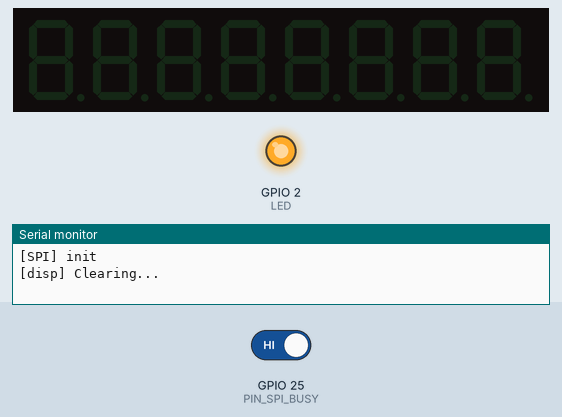
The sketch below on a simulated ESP32. Parts: 8-digit seven-segment display, output pins drawn as LEDs (lit = HIGH), the last lines printed to the serial monitor. Wiring (inferred from the names in the program): TM1638 display and keys: STB GPIO 15; clock GPIO 13; DIO GPIO 14. The test bench sets the inputs (shaded band); at power-on: GPIO 25 (PIN_SPI_BUSY) HIGH. WiFi joins after 1.5 s; servers stay silent unless stated; pins used as bus, display or sensor lines are not drawn. At 22.2 s the program puts the board to deep sleep or switches it off; the recording ends there.

Above: at 17.3 s.
17.4 s: GPIO 25 (PIN_SPI_BUSY) driven LOW
At 22.1 s:
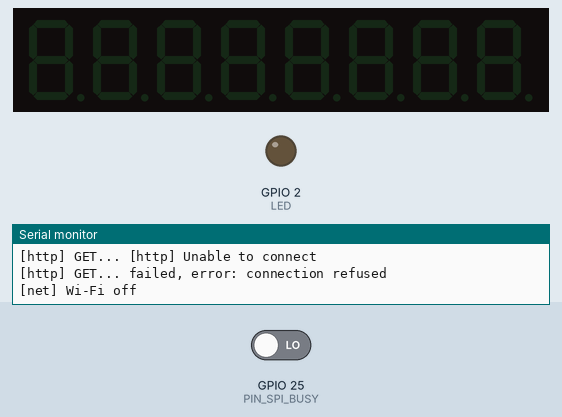
Timing chart, 0 to 22.2 s (numbered marks = the images above; inputs shaded):
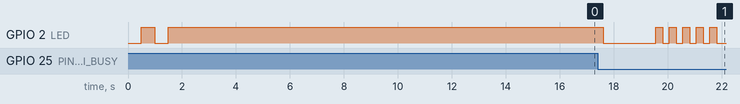

The sketch:

firmware.ino
```cpp
// (licence header left out)
#include "config.h"

#include <WiFi.h>
#include <WiFiClient.h>
#include <HTTPClient.h>
#include <ESPmDNS.h>

#include "epd.h"  // e-Paper driver

#define DEFAULT_TIME_TO_SLEEP 43200
#define uS_TO_SEC_FACTOR 1000000ULL
#define HTTP_TIMEOUT     30000
#define BUF_SIZE         512
#define LED              2

// put the system into deepsleep for certain seconds
void deepSleep(int seconds) {
  Serial.println("[sys] Going into deep sleep");
  esp_sleep_enable_timer_wakeup(seconds * uS_TO_SEC_FACTOR);
  esp_deep_sleep_start();
}

// blink the LED with specified interval and turn off the LED
void blinkLED(int count, int interval) {
  digitalWrite(LED, LOW);
  delay(interval);

  int state = 1;
  for (int i=0;i<count*2;i++) {
    digitalWrite(LED, state);
    state = state ^ 1;
    delay(interval);
  }

  digitalWrite(LED, LOW);
}


void setup() {
  Serial.begin(115200);
  pinMode(LED, OUTPUT);

  // blink the LED for showing the device is alive
  blinkLED(1, 500);

  // init ePaper
  EPD_initSPI();
  Serial.println("[SPI] init");

  // clear the display
  digitalWrite(LED, HIGH);
  Serial.println("[disp] Clearing...");
  EPD_5IN65F_init();
  EPD_5IN65F_Clear();
  digitalWrite(LED, LOW);

  // Connect to WiFi
  Serial.print(F("[net] Connecting WiFi: "));
  WiFi.begin(WiFi_SSID, WiFi_PASSWD, 6);
  {
    int c = 0;
    while (WiFi.status() != WL_CONNECTED) {
      Serial.print(".");

      // WiFi timeout
      if (c > 100) {
        Serial.println("timeout");
        WiFi.mode(WIFI_OFF);

        // Long Blink LED 5 times for WiFi failure and go to deepsleep
        blinkLED(5, 1000);

        deepSleep(DEFAULT_TIME_TO_SLEEP);
        return;
      }

      c++;
      delay(100);
    }
  }

  //IPAddress serverIp MDNS.queryHost("rpi4-miky.local")
  //Serial.println(serverIp.toString());

  // turn the LED off
  digitalWrite(LED, LOW);

  Serial.println(" connected");
  Serial.print("IP address: ");
  Serial.println(WiFi.localIP());

  WiFiClient *wifiClient;
  WiFiClient *wifiStream;
  HTTPClient *httpClient;
  uint contentLength;

  wifiClient = new WiFiClient;

  // init network access clinets
  httpClient = new HTTPClient();
  httpClient->setTimeout(HTTP_TIMEOUT);
  httpClient->setFollowRedirects(HTTPC_STRICT_FOLLOW_REDIRECTS);

  Serial.print("[http] begin...\n");

  char shouldRefresh = 0;
  int sleepSeconds   = DEFAULT_TIME_TO_SLEEP;

  // send a request to the server
  if (httpClient->begin(*wifiClient, imageURL)) {
    Serial.print("[http] GET... ");
    // start connection and send HTTP header
    int httpCode = httpClient->GET();

    // httpCode will be negative on error
    if (httpCode < 0) {
      Serial.printf("[http] Unable to connect\n");
      // Blink LED 5 times for connection error
      blinkLED(5, 250);

      Serial.printf("[http] GET... failed, error: %s\n", httpClient->errorToString(httpCode).c_str());
    } else {
      // HTTP header has been send and Server response header has been handled
      Serial.printf("code: %d\n", httpCode);

      // refresh display content
      if (httpCode == HTTP_CODE_OK) {
        // get length of document (is -1 when Server sends no Content-Length header)
        contentLength = httpClient->getSize();
        Serial.printf("[http] Content-Length: %d\n", contentLength);
      } else {
        // Blink LED 5 times for any non 200 http response
        blinkLED(5, 250);
      }

      if (httpCode == HTTP_CODE_OK && contentLength > 0) {
        shouldRefresh = 1;

        // get tcp stream
        wifiStream = httpClient->getStreamPtr();

        EPD_5IN65F_init();

        Serial.printf("[disp] Transferring data: ");

        uint8_t buff[BUF_SIZE];

        while(contentLength > 0 || contentLength == -1) {
          // get available data size
          size_t size = wifiStream->available();

          if(size) {
            // read data stream and send them to the display
            int c = wifiStream->read(buff, BUF_SIZE);
            Serial.printf(".");

            // write it to Serial
            uint8_t *p = buff;

            for (int i = 0; i < c; i++) {
              EPD_SendData(*p);
              p++;
            }

            if(contentLength > 0) {
              contentLength -= c;
            }
          }
          delay(1);
        }
        Serial.println("done.");
      }
    }

    // determine period to sleep by server's instruction or use default
    sleepSeconds = httpClient->header("X-Sleep-Seconds").toInt();
    if (sleepSeconds == 0) {
      sleepSeconds = DEFAULT_TIME_TO_SLEEP;
    }

    // turn the LED off
    digitalWrite(LED, LOW);

    httpClient->end();

    // Disable WiFi and the LED and refresh the display
    digitalWrite(LED, LOW);
    WiFi.mode(WIFI_OFF);
    Serial.println("[net] Wi-Fi off");

    // refresh the display
    if (shouldRefresh) {
      digitalWrite(LED, HIGH);
      Serial.println("[disp] refreshing");
      EPD_5IN65F_Show();
      digitalWrite(LED, LOW);
    }
  }

  delete httpClient;
  delete wifiClient;

  // Put ESP32 into Deep Sleep
  EPD_5IN65F_Sleep();
  deepSleep(sleepSeconds);
}

void loop() {
  // nothing to do
}
```

epd.h
```cpp
/**
  ******************************************************************************
  * @file    epd.h
  * @author  Waveshare Team
  * @version V1.0.0
  * @date    23-January-2018
  * @brief   This file provides e-Paper driver functions
  *           void EPD_SendCommand(byte command);
  *           void EPD_SendData(byte data);
  *           void EPD_WaitUntilIdle();
  *           void EPD_Reset();
  *           void EPD_dispInit();
  *
  *          varualbes:
  *           EPD_dispLoad;                - pointer on current loading function
  *           EPD_dispIndex;               - index of current e-Paper
  *           EPD_dispInfo EPD_dispMass[]; - array of e-Paper properties
  *
  ******************************************************************************
  */
/* SPI pin definition --------------------------------------------------------*/

#define PIN_SPI_SCK  13
#define PIN_SPI_DIN  14
#define PIN_SPI_CS   15
#define PIN_SPI_BUSY 25//19
#define PIN_SPI_RST  26//21
#define PIN_SPI_DC   27//22

/* Pin level definition ------------------------------------------------------*/
#define LOW             0
#define HIGH            1

#define GPIO_PIN_SET   1
#define GPIO_PIN_RESET 0

void EPD_initSPI()
{
    pinMode(PIN_SPI_BUSY,  INPUT);
    pinMode(PIN_SPI_RST , OUTPUT);
    pinMode(PIN_SPI_DC  , OUTPUT);

    pinMode(PIN_SPI_SCK, OUTPUT);
    pinMode(PIN_SPI_DIN, OUTPUT);
    pinMode(PIN_SPI_CS , OUTPUT);

    digitalWrite(PIN_SPI_CS , HIGH);
    digitalWrite(PIN_SPI_SCK, LOW);
}

/* The procedure of sending a byte to e-Paper by SPI -------------------------*/
void EpdSpiTransferCallback(byte data)
{
    //SPI.beginTransaction(spi_settings);
    digitalWrite(PIN_SPI_CS, GPIO_PIN_RESET);

    for (int i = 0; i < 8; i++)
    {
        if ((data & 0x80) == 0) digitalWrite(PIN_SPI_DIN, GPIO_PIN_RESET);
        else                    digitalWrite(PIN_SPI_DIN, GPIO_PIN_SET);

        data <<= 1;
        digitalWrite(PIN_SPI_SCK, GPIO_PIN_SET);
        digitalWrite(PIN_SPI_SCK, GPIO_PIN_RESET);
    }

    digitalWrite(PIN_SPI_CS, GPIO_PIN_SET);
}

/* Sending a byte as a command -----------------------------------------------*/
void EPD_SendCommand(byte command)
{
    digitalWrite(PIN_SPI_DC, LOW);
    EpdSpiTransferCallback(command);
}

/* Sending a byte as a data --------------------------------------------------*/
void EPD_SendData(byte data)
{
    digitalWrite(PIN_SPI_DC, HIGH);
    EpdSpiTransferCallback(data);
}

/* Waiting the e-Paper is ready for further instructions ---------------------*/
void EPD_WaitUntilIdle()
{
    //0: busy, 1: idle
    while(digitalRead(PIN_SPI_BUSY) == 0) delay(100);
}

/* Waiting the e-Paper is ready for further instructions ---------------------*/
void EPD_WaitUntilIdle_high()
{
    //1: busy, 0: idle
    while(digitalRead(PIN_SPI_BUSY) == 1) delay(100);
}

/* This function is used to 'wake up" the e-Paper from the deep sleep mode ---*/
void EPD_Reset()
{
    digitalWrite(PIN_SPI_RST, HIGH);
    delay(200);
    digitalWrite(PIN_SPI_RST, LOW);
    delay(5);
    digitalWrite(PIN_SPI_RST, HIGH);
    delay(200);
}

/* e-Paper initialization functions ------------------------------------------*/
#include "epd5in65f.h"
```

epd5in65f.h
```cpp
/**
  ******************************************************************************
  * @file    edp5in65.h
  * @author  Waveshare Team
  * @version V1.0.0
  * @date    27-July-2020
  * @brief   This file describes initialisation of 5.65f e-Papers
  *
  ******************************************************************************
  */

/*****************************************************************************
                      EPD_5IN65F
******************************************************************************/

static void EPD_5IN65F_BusyHigh(void)
{
  while(!(digitalRead(PIN_SPI_BUSY)));
}

static void EPD_5IN65F_BusyLow(void)
{
  while(digitalRead(PIN_SPI_BUSY));
}

static void EPD_5IN65F_Show(void)
{
  EPD_SendCommand(0x04);//0x04
  EPD_5IN65F_BusyHigh();
  EPD_SendCommand(0x12);//0x12
  EPD_5IN65F_BusyHigh();
  EPD_SendCommand(0x02);//0x02
  EPD_5IN65F_BusyLow();
  delay(200);
  Serial.print("EPD_5IN65F_Show END\r\n");
}

static void EPD_5IN65F_Clear(void)
{
  EPD_SendCommand(0x61);//Set Resolution setting
  EPD_SendData(0x02);
  EPD_SendData(0x58);
  EPD_SendData(0x01);
  EPD_SendData(0xC0);
  EPD_SendCommand(0x10);//begin write data to e-Paper

  for(int i=0; i<600/2; i++) {
      for(int j=0; j<448; j++) {
          EPD_SendData((0x1<<4)|0x1);
      }
  }
  EPD_SendCommand(0x04);//0x04
  EPD_5IN65F_BusyHigh();
  EPD_SendCommand(0x12);//0x12
  EPD_5IN65F_BusyHigh();
  EPD_SendCommand(0x02);//0x02
  EPD_5IN65F_BusyLow();
  delay(200);
}

static void EPD_5IN65F_Sleep(void)
{
    EPD_SendCommand(0x07);//sleep
    EPD_SendData(0xA5);
    delay(100);
}

int EPD_5IN65F_init()
{
  EPD_Reset();

  EPD_5IN65F_BusyHigh();
  EPD_SendCommand(0x00);
  EPD_SendData(0xEF);
  EPD_SendData(0x08);
  EPD_SendCommand(0x01);
  EPD_SendData(0x37);
  EPD_SendData(0x00);
  EPD_SendData(0x23);
  EPD_SendData(0x23);
  EPD_SendCommand(0x03);
  EPD_SendData(0x00);
  EPD_SendCommand(0x06);
  EPD_SendData(0xC7);
  EPD_SendData(0xC7);
  EPD_SendData(0x1D);
  EPD_SendCommand(0x30);
  EPD_SendData(0x3C);
  EPD_SendCommand(0x41);
  EPD_SendData(0x00);
  EPD_SendCommand(0x50);
  EPD_SendData(0x37);
  EPD_SendCommand(0x60);
  EPD_SendData(0x22);
  EPD_SendCommand(0x61);
  EPD_SendData(0x02);
  EPD_SendData(0x58);
  EPD_SendData(0x01);
  EPD_SendData(0xC0);
  EPD_SendCommand(0xE3);
  EPD_SendData(0xAA);

  delay(100);
  EPD_SendCommand(0x50);
  EPD_SendData(0x37);

  EPD_SendCommand(0x61);//Set Resolution setting
  EPD_SendData(0x02);
  EPD_SendData(0x58);
  EPD_SendData(0x01);
  EPD_SendData(0xC0);
  EPD_SendCommand(0x10);//begin write data to e-Paper

  return 0;
}
```

config.h
```cpp
const char* WiFi_SSID   = "YOUR-WIFI-SSID";
const char* WiFi_PASSWD = "YOUR-WIFI-PASSWD";
const char* imageURL = "http://YOUR-SERVER-IP/URL";
```

Measured:
- after the input at 17.4 s, GPIO 2 (LED): HIGH → LOW after 0.20 s, then repeats every 0.50 s: HIGH 0.25 s, LOW 0.25 s
